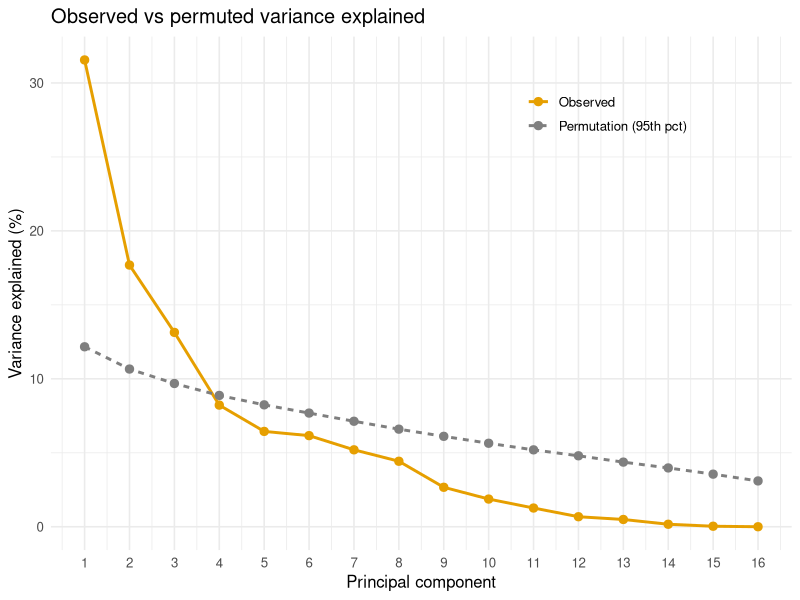
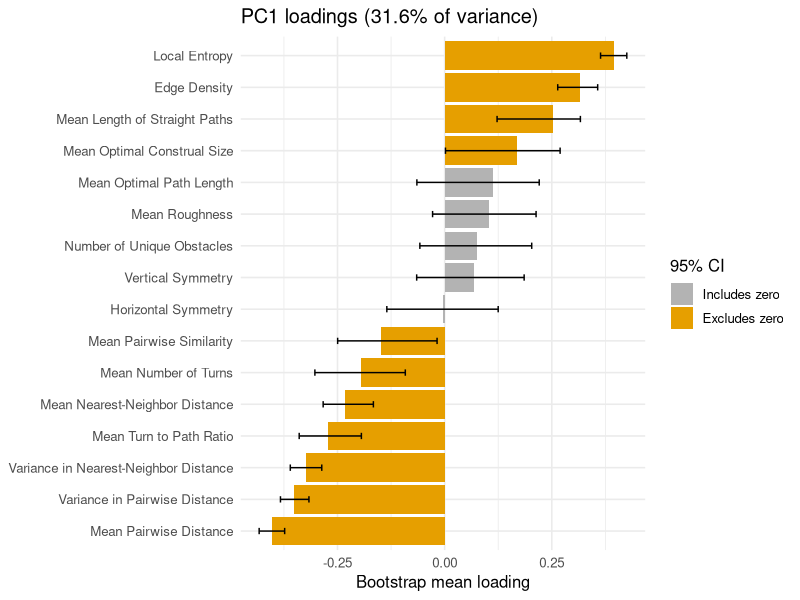
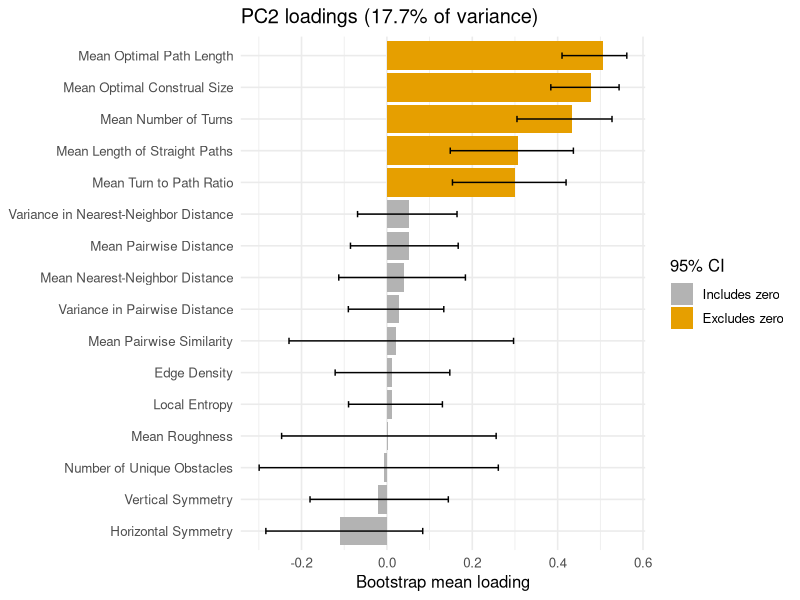
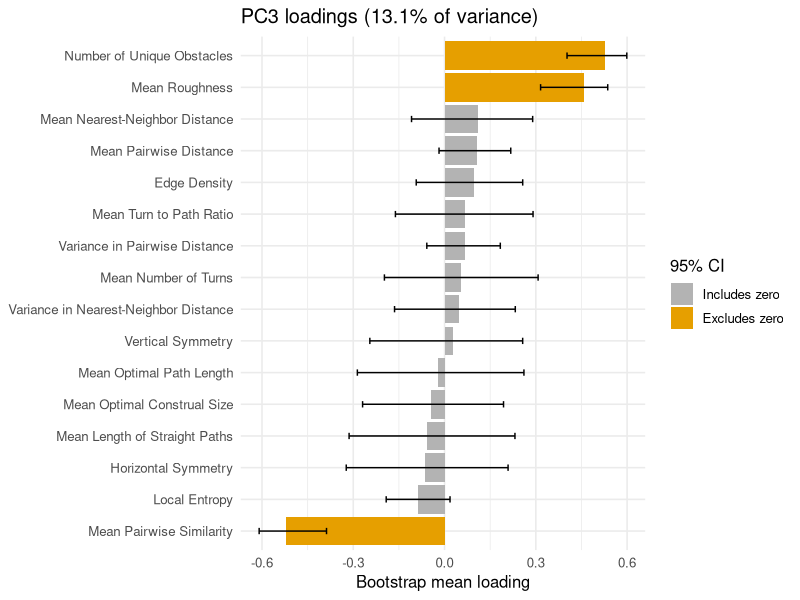
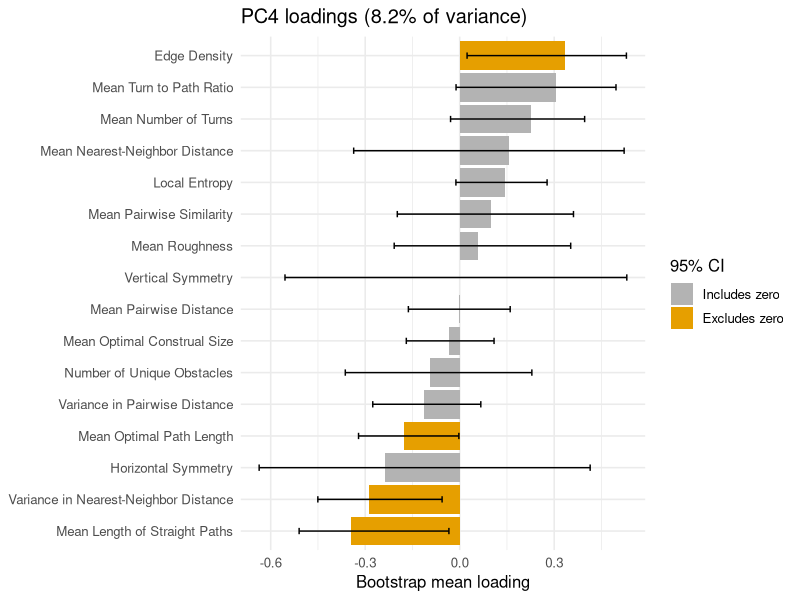

R code for these plots, in order:
# PCA of the maze complexity measures
#
# Fits a PCA on the 100 generated layouts (grid-012-l ... grid-111-l), checks
# how many components to keep with a permutation test, bootstraps the loadings,
# and scores every layout - the 24 original mazes are projected onto the
# components fitted on the generated ones.
#
# Run from the repo root:   Rscript maze_pca.R
#
# Input:   metrics/structure_metrics.csv   (one row per layout, from the notebook)
# Outputs: pca/pca_scores.csv          PC scores for all 124 layouts
#          pca/pca_loadings.csv        loadings + bootstrap 95% CIs (PC1-4)
#          pca/pca_variance.csv        variance explained vs permutation null
#          pca/pca_model.rds           the fitted prcomp object
#          docs/pca/PC*_loadings.png, docs/pca/scree_permutation.png

library(ggplot2)
library(boot)

set.seed(123)
N_BOOT <- 1000
N_PERM <- 1000
N_PLOT <- 4          # how many PCs get loading plots / CIs

dir.create("pca", showWarnings = FALSE)
dir.create(file.path("docs", "pca"), recursive = TRUE, showWarnings = FALSE)


# ---------------------------------------------------------------------------
# 1. Data
# ---------------------------------------------------------------------------

metrics <- read.csv("metrics/structure_metrics.csv", stringsAsFactors = FALSE)

# measures that go into the PCA, with readable names for the plots
features <- c(
  horizontal_symmetry         = "Horizontal Symmetry",
  vertical_symmetry           = "Vertical Symmetry",
  n_unique_obs                = "Number of Unique Obstacles",
  edge_density                = "Edge Density",
  local_entropy_3             = "Local Entropy",
  mean_sim                    = "Mean Pairwise Similarity",
  mean_dis                    = "Mean Pairwise Distance",
  mean_roughness              = "Mean Roughness",
  mean_nn_distance            = "Mean Nearest-Neighbor Distance",
  var_pairwise_dist           = "Variance in Pairwise Distance",
  var_nn_dist                 = "Variance in Nearest-Neighbor Distance",
  mean_optimal_path_length    = "Mean Optimal Path Length",
  mean_n_turns                = "Mean Number of Turns",
  mean_n_straight             = "Mean Length of Straight Paths",
  mean_turn_to_path_ratio     = "Mean Turn to Path Ratio",
  mean_optimal_construal_size = "Mean Optimal Construal Size"
)
# n_obstacles (always 6) and mean_lateralization_score are left out

# the 24 original mazes are grid-000 ... grid-011 (-l and -n); everything else
# was generated and is used to fit the PCA
maze_num <- as.integer(sub("^grid-(\\d+)-.*$", "\\1", metrics$base_id))
metrics$set <- ifelse(maze_num < 12, "original", "generated")

X       <- metrics[, names(features)]
train_X <- X[metrics$set == "generated", ]

# drop anything that doesn't vary in the training set (it would break scaling)
keep    <- sapply(train_X, function(x) length(unique(x)) > 1)
train_X <- train_X[, keep]
X       <- X[, keep]
features <- features[keep]
p <- ncol(train_X)

cat(nrow(train_X), "training layouts,", p, "measures\n")


# ---------------------------------------------------------------------------
# 2. PCA
# ---------------------------------------------------------------------------

pca <- prcomp(train_X, center = TRUE, scale. = TRUE)

# The sign of a PC is arbitrary. Fix it so each PC points the same way every
# time it's run: the anchor measure gets a positive loading. Later PCs use
# whichever measure loads most strongly.
anchors <- c(PC1 = "local_entropy_3",
             PC2 = "mean_optimal_path_length",
             PC3 = "n_unique_obs",
             PC4 = "edge_density")

for (j in seq_len(ncol(pca$rotation))) {
  pc <- colnames(pca$rotation)[j]
  anchor <- if (pc %in% names(anchors)) anchors[[pc]] else names(which.max(abs(pca$rotation[, j])))
  if (pca$rotation[anchor, j] < 0) {
    pca$rotation[, j] <- -pca$rotation[, j]
    pca$x[, j]        <- -pca$x[, j]
  }
}

saveRDS(pca, "pca/pca_model.rds")


# ---------------------------------------------------------------------------
# 3. How many PCs? Permutation test (parallel analysis)
# ---------------------------------------------------------------------------
# Shuffle each column independently to break the correlations, refit, and
# compare each observed eigenvalue with what shuffled data gives.

real_eigen <- pca$sdev^2

perm_eigen <- t(replicate(N_PERM, {
  X_perm <- apply(train_X, 2, sample)
  prcomp(X_perm, center = TRUE, scale. = TRUE)$sdev^2
}))

variance <- data.frame(
  PC               = colnames(pca$rotation),
  eigenvalue       = real_eigen,
  var_explained    = 100 * real_eigen / sum(real_eigen),
  perm_mean        = 100 * colMeans(perm_eigen) / p,
  perm_95          = 100 * apply(perm_eigen, 2, quantile, 0.95) / p,
  p_value          = sapply(seq_len(p), function(j) mean(perm_eigen[, j] >= real_eigen[j]))
)
variance$cumulative <- cumsum(variance$var_explained)
write.csv(variance, "pca/pca_variance.csv", row.names = FALSE)
print(head(variance, 6), digits = 3)

scree <- rbind(
  data.frame(PC = seq_len(p), variance = variance$var_explained, type = "Observed"),
  data.frame(PC = seq_len(p), variance = variance$perm_95, type = "Permutation (95th pct)")
)
g <- ggplot(scree, aes(PC, variance, colour = type, linetype = type)) +
  geom_line(linewidth = 1) +
  geom_point(size = 2.5) +
  scale_colour_manual(values = c("Observed" = "#E69F00", "Permutation (95th pct)" = "grey50")) +
  scale_x_continuous(breaks = seq_len(p)) +
  labs(x = "Principal component", y = "Variance explained (%)", colour = NULL, linetype = NULL,
       title = "Observed vs permuted variance explained") +
  theme_minimal(base_size = 12) +
  theme(legend.position = c(0.75, 0.85))
ggsave("docs/pca/scree_permutation.png", g, width = 7, height = 4.5, dpi = 200)


# ---------------------------------------------------------------------------
# 4. Bootstrap the loadings
# ---------------------------------------------------------------------------
# Resample layouts, refit, and line each bootstrap PC up with the main fit
# (flip it if it points the other way) before taking means and 95% CIs.

boot_rotation <- function(data, idx) {
  as.vector(prcomp(data[idx, ], center = TRUE, scale. = TRUE)$rotation)
}
boot_res <- boot(train_X, boot_rotation, R = N_BOOT)

loadings <- do.call(rbind, lapply(seq_len(N_PLOT), function(j) {
  B   <- boot_res$t[, ((j - 1) * p + 1):(j * p)]
  ref <- pca$rotation[, j]
  flip <- sign(B %*% ref)
  flip[flip == 0] <- 1
  B <- B * as.vector(flip)
  data.frame(
    PC        = paste0("PC", j),
    variable  = colnames(train_X),
    label     = unname(features[colnames(train_X)]),
    loading   = ref,
    boot_mean = colMeans(B),
    lower     = apply(B, 2, quantile, 0.025),
    upper     = apply(B, 2, quantile, 0.975),
    row.names = NULL
  )
}))
loadings$ci_excludes_zero <- loadings$lower > 0 | loadings$upper < 0
write.csv(loadings, "pca/pca_loadings.csv", row.names = FALSE)

for (j in seq_len(N_PLOT)) {
  d <- loadings[loadings$PC == paste0("PC", j), ]
  g <- ggplot(d, aes(x = reorder(label, boot_mean), y = boot_mean, fill = ci_excludes_zero)) +
    geom_col() +
    geom_errorbar(aes(ymin = lower, ymax = upper), width = 0.2) +
    scale_fill_manual(values = c("TRUE" = "#E69F00", "FALSE" = "grey70"),
                      labels = c("TRUE" = "Excludes zero", "FALSE" = "Includes zero"),
                      name = "95% CI") +
    coord_flip() +
    labs(title = sprintf("PC%d loadings (%.1f%% of variance)", j, variance$var_explained[j]),
         x = NULL, y = "Bootstrap mean loading") +
    theme_minimal(base_size = 12)
  ggsave(sprintf("docs/pca/PC%d_loadings.png", j), g, width = 8, height = 5, dpi = 200)
}


# ---------------------------------------------------------------------------
# 5. Scores for every layout
# ---------------------------------------------------------------------------
# The originals weren't used to fit the PCA; predict() projects them with the
# training centre/scale and rotation.

scores <- predict(pca, X)
out <- data.frame(base_id = metrics$base_id, set = metrics$set, round(scores, 4))
write.csv(out, "pca/pca_scores.csv", row.names = FALSE)

cat("done - wrote pca/pca_*.csv and docs/pca/*.png\n")
